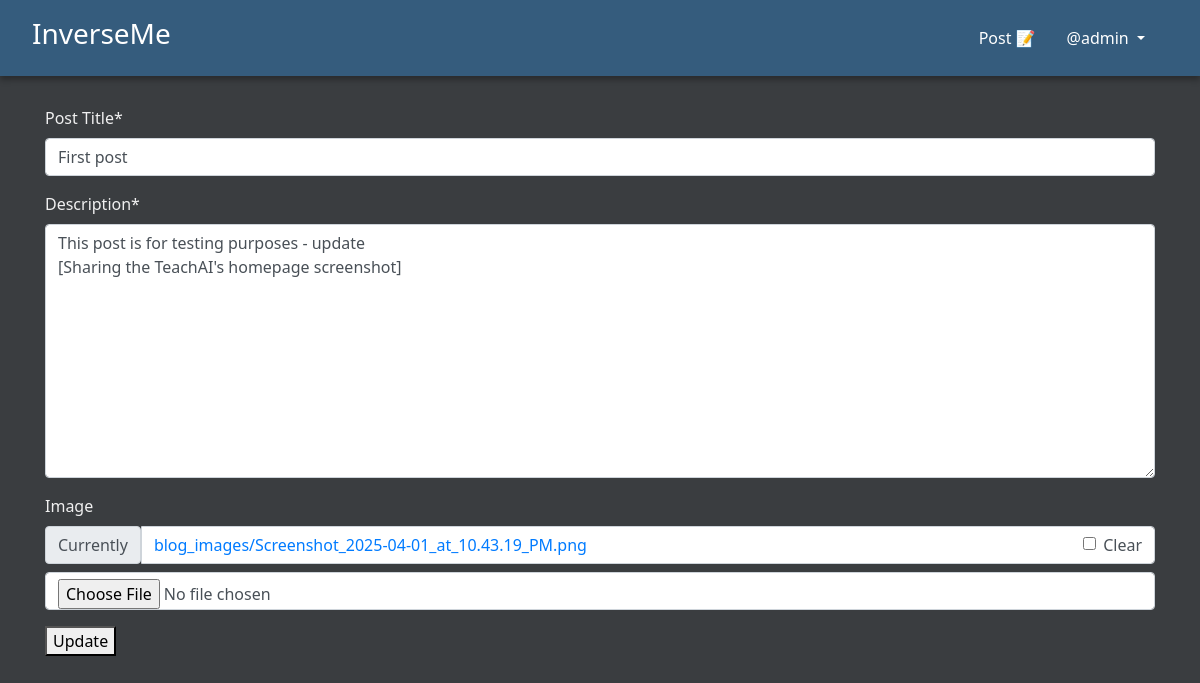
The app's page /blog/edit/1/ (signed in) with its own data.
### App_Feed/models.py (models this page shows, shortened)
class Blog(models.Model):
    author = models.ForeignKey(User, on_delete=models.CASCADE, related_name='post_author')
    blog_title = models.CharField(max_length=264, verbose_name="Post Title")
    slug = models.SlugField(max_length=264, unique=True)
    blog_content = models.TextField(verbose_name="Description")
    blog_image = models.ImageField(upload_to='blog_images', verbose_name="Image", blank=True, null=True)
    publish_date = models.DateTimeField(auto_now_add=True)
    update_date = models.DateTimeField(auto_now=True)
    class Meta:
        ordering = ['-publish_date',]

### App_Feed/views.py (the view, shortened to what this page needs)
# urls.py: path('edit/<pk>/', views.UpdateBlog.as_view(), name='edit_blog'),
class UpdateBlog(LoginRequiredMixin, UpdateView):
    model = Blog
    fields = ('blog_title', 'blog_content', 'blog_image')
    template_name = 'App_Feed/edit_blog.html'

### templates/App_Feed/edit_blog.html (shortened to what this page needs)
{% extends 'base.html' %}
{% load crispy_forms_tags %}
{% block body_block %}
{% if blog.author == user %}
<form method="POST">
{{form|crispy}}
<button type="submit" name="button">Update</button>
{% else %}
<p>You are not allowed to view this page. 404</p>
</form>
{% endif %}
{% endblock %}

### templates/base.html (shortened to what this page needs)
<!DOCTYPE html>
{% load static %}
<html lang="en">
<head>
  <link rel="stylesheet" href="https://maxcdn.bootstrapcdn.com/bootstrap/4.4.1/css/bootstrap.min.css">
  <link rel="stylesheet" href="https://maxcdn.bootstrapcdn.com/font-awesome/4.7.0/css/font-awesome.min.css">
  <link rel="stylesheet" href="{% static 'css/style.css' %}">
</head>
<body>
  <nav class="navbar navbar-expand-md navbar-dark custom-navbar">
    <a class="navbar-brand" href="{% url 'index' %}">
      <h3>InverseMe</h3>
    </a>
    <div class="collapse navbar-collapse" id="navMenu">
      <ul class="navbar-nav ml-auto">
        {% if user.is_authenticated %}
        <li class="nav-item">
          <a class="nav-link" href="{% url 'App_Feed:create_blog' %}">Post 📝</a>
        </li>
        <li class="nav-item dropdown">
          <a class="nav-link dropdown-toggle" href="#" id="navbardrop" data-toggle="dropdown">
            @{{ user.username }}
          </a>
        </li>
        {% endif %}
      </ul>
    </div>
  </nav>
  <div class="container main-container">
    {% block body_block %}
    {% endblock %}
  </div>
</body>
</html>

### static/css/style.css (style rules this page uses)
body { background-color: #3A3D40; color: #F0F0F0; font-family: 'Segoe UI', Tahoma, Geneva, Verdana, sans-serif; }
.custom-navbar { background-color: #355C7D; padding: 0.75rem 2rem; box-shadow: 0 4px 6px rgba(0, 0, 0, 0.3); }
.navbar-dark .navbar-nav .nav-link { color: #ffffff; margin-right: 15px; font-weight: 500; transition: color 0.3s ease; }
.main-container { padding-top: 30px; }

### records on screen
Blog: blog_title "First post", blog_content "This post is for testing purposes - update [Sharing the TeachAI's homepage screenshot]"

### other values on screen
{{ user.username }} "admin"
